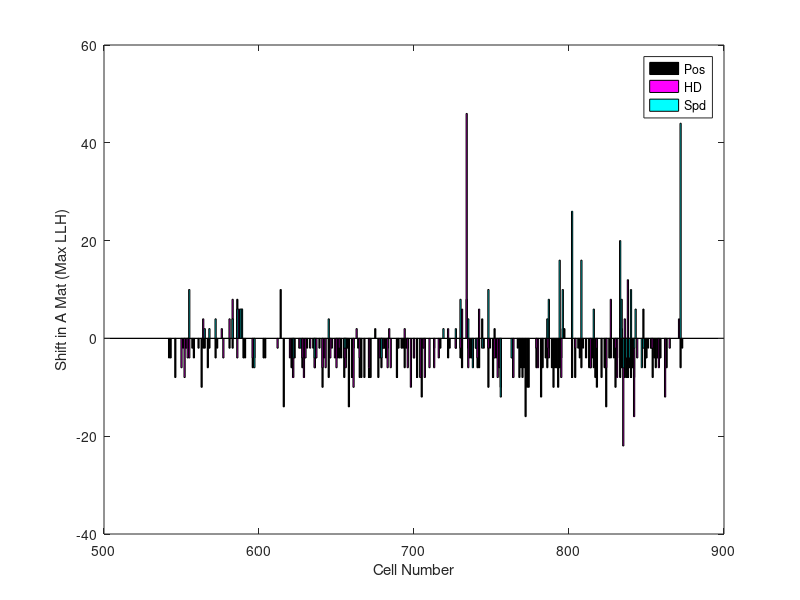
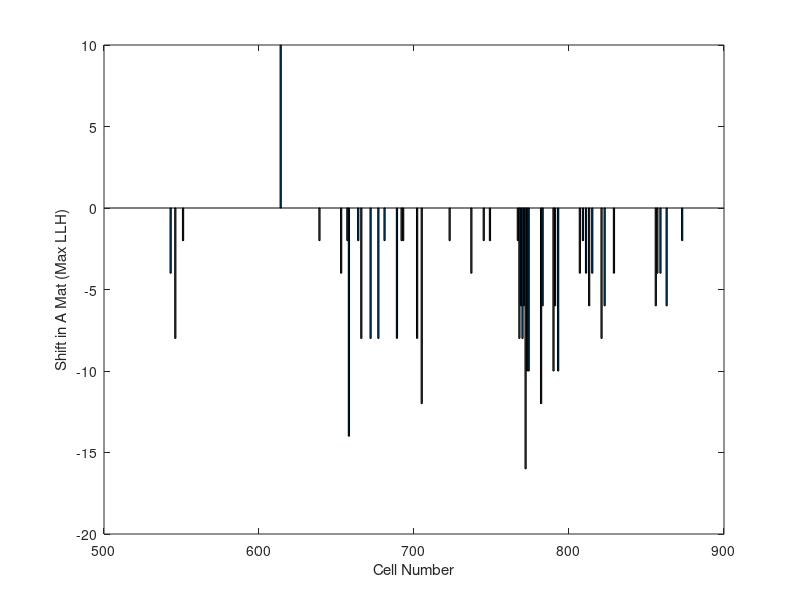
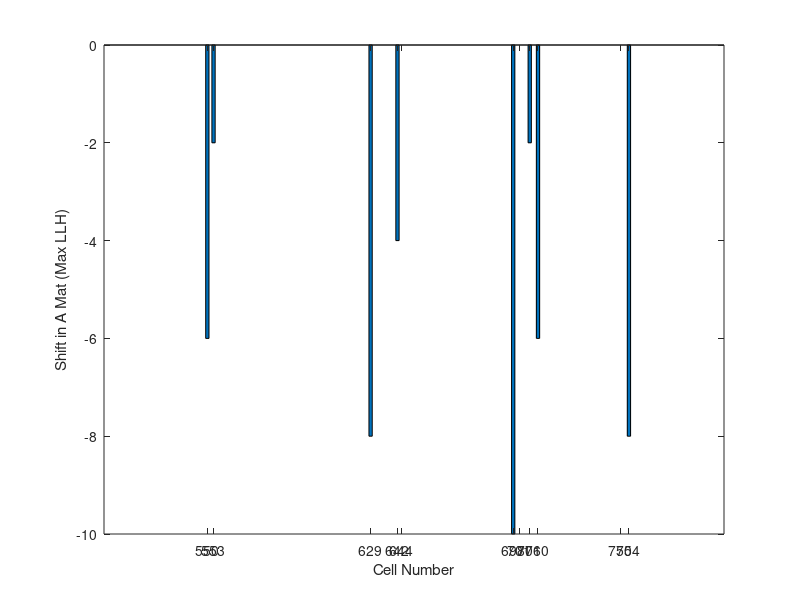
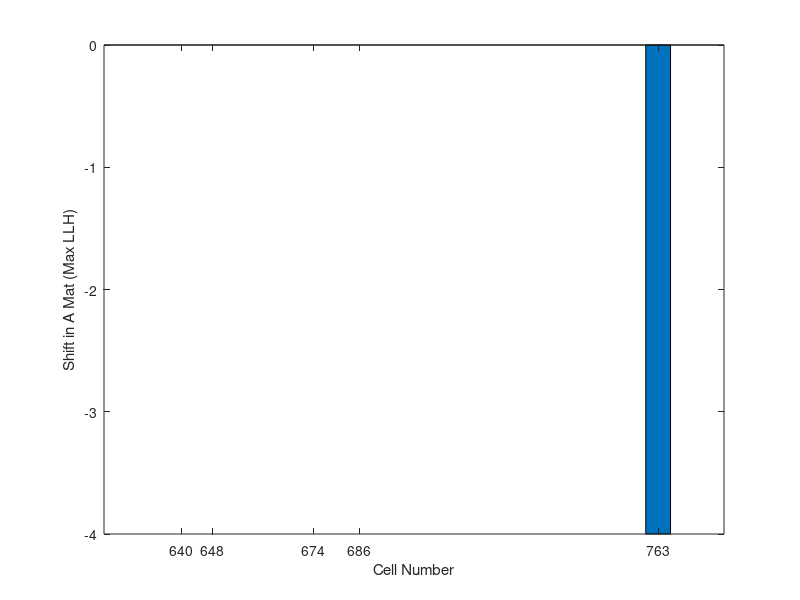

Reproduce these figures in MATLAB, in order.

%% load data

load('cellData_start542.mat'); %loads the data into the workspace

%load the cells of interest
load('encodingCells.mat');
%get rid of the crappy cells
encodingCells = encodingCells(encodingCells >= 542);

%find the indices of the significant p values for every shift

%preallocate for the significant p values and therefore shifts in the
%matrix

%% Find the significant shifts for each cell

SigAllVarShifts = AllVarShifts; %significant shifts

for i = encodingCells' %for all of the cells
   for j = numel(AllPShifts{i}) %for all the elements in the returned p vals
       if j > 0 %if there were any called shifts
            if AllPShifts{i}{j} > .05 %if the p value is not significant
                SigAllVarShifts{i}(j) = 0; %set the shift to zero
            end
       end
   end
end

%% remove empty cells

SigAllVarShiftsFilt = cell(numel(encodingCells),2); %preallocates
for k = 1:numel(encodingCells)
    SigAllVarShiftsFilt{k,2} = SigAllVarShifts{encodingCells(k)}; %in the filtered array, this will only contain non-empty vals
    SigAllVarShiftsFilt{k,1} = encodingCells(k); %places the cell name there
end

%% Count up the shifts across all cells

%here, we will plot the distribution of shifts, across all cells, for each
%of the variables: Pos, HD, and Spd

%first, filter out the empty variables

variables_allFilt = cell(numel(encodingCells),2); %preallocate for filtered variables

for i = 1:numel(encodingCells)
    variables_allFilt{i,2} = variables_all{encodingCells(i)}; %this will contain only non-empty vals
    variables_allFilt{i,1} = encodingCells(i); %puts the cell name there
end

%% organize cells into three different categories: those with Pos, HD, and Spd variables, and therefore shift data

posCells = cell(numel(encodingCells),2); %preallocate
hdCells = cell(numel(encodingCells),2);
spdCells = cell(numel(encodingCells),2);

%place the cell name and appropriate shift into the array

for f = 1:numel(encodingCells) %for all the number of cells
    for l = 1:numel(variables_allFilt{f,2}) %for all the elements in each variable cell
        if variables_allFilt{f,2}(l) == 1 %if it is Pos
            posCells{f,1} = SigAllVarShiftsFilt{f,1}; %put the cell name in the array
            posCells{f,2} = SigAllVarShiftsFilt{f,2}(l); %put the relevent shift in the array
        elseif variables_allFilt{f,2}(l) == 2 %if it is HD
            hdCells{f,1} = SigAllVarShiftsFilt{f,1}; %put the cell name into the array
            hdCells{f,2} = SigAllVarShiftsFilt{f,2}(l); %place relevant shifts in array
        elseif variables_allFilt{f,2}(l) == 3 %if it is Spd
            spdCells{f,1} = SigAllVarShiftsFilt{f,1}; %putt the cell name into array
            spdCells{f,2} = SigAllVarShiftsFilt{f,2}(l); %put the shift in array
        end
    end
end

%% Convert to matrix from cell array

posCells = cell2mat(posCells);
hdCells = cell2mat(hdCells);
spdCells = cell2mat(spdCells);

%% plot these data

figure(1);
bar(posCells(:,1),posCells(:,2),'FaceColor','k');
hold on
bar(hdCells(:,1),hdCells(:,2),'FaceColor','m');
hold on
bar(spdCells(:,1),spdCells(:,2),'FaceColor','c');
legend('Pos','HD','Spd');
xlabel('Cell Number');
ylabel('Shift in A Mat (Max LLH)');

%% examine relationships in cells between the different variables and their respective shifts\

%first, group cells based on the different possible models

posMod = cell(numel(encodingCells),2); %1
hdMod = cell(numel(encodingCells),2); %2 
spdMod = cell(numel(encodingCells),2); %3
posHdMod = cell(numel(encodingCells),2); %1 2
hdSpdMod = cell(numel(encodingCells),2); %2 3
posSpdMod = cell(numel(encodingCells),2); %1 3
posHdSpdMod = cell(numel(encodingCells),2); %1 2 3

%create arrays for the multiple models 
ph = [1 2];
hs = [2 3];
ps = [1 3];
phs = [1 2 3];

for i = 1:numel(encodingCells)
    for j = 1:numel(variables_allFilt{i,2})
        if variables_allFilt{i,2}(j) == 4
            variables_allFilt{i,2}(j) = []; %gets rid of the theta model because we dont want it
            SigAllVarShiftsFilt{i,2}(j) = []; %gets rid of the theta shift, because we also don't want it
        end
    end
    if numel(variables_allFilt{i,2}) == 1 %if there is one variable in the model, do the next line
        if variables_allFilt{i,2} == 1
            posMod{i,1} = variables_allFilt{i,1};
            posMod{i,2} = SigAllVarShiftsFilt{i,2};
        elseif variables_allFilt{i,2} == 2
            hdMod{i,1} = variables_allFilt{i,1};
            hdMod{i,2} = SigAllVarShiftsFilt{i,2};
        elseif variables_allFilt{i,2} == 3
            spdMod{i,1} = variables_allFilt{i,1};
            spdMod{i,2} = SigAllVarShiftsFilt{i,2};
        end
    elseif numel(variables_allFilt{i,2}) == 2 %if there are two variables in the model, run these lines
        if variables_allFilt{i,2} == ph
            posHdMod{i,1} = variables_allFilt{i,1};
            posHdMod{i,2} = SigAllVarShiftsFilt{i,2};
        elseif variables_allFilt{i,2} == hs
            hdSpdMod{i,1} = variables_allFilt{i,1};
            hdSpdMod{i,2} = SigAllVarShiftsFilt{i,2};
        elseif variables_allFilt{i,2} == ps
            posSpdMod{i,1} = variables_allFilt{i,1};
            posSpdMod{i,2} = SigAllVarShiftsFilt{i,2};
        end
    elseif numel(variables_allFilt{i,2}) == 3 %if there are three variables in the model, run these
        if variables_allFilt{i,2} == phs 
            posHdSpdMod{i,1} = variables_allFilt{i,1};
            posHdSpdMod{i,2} = SigAllVarShiftsFilt{i,2};
        end
    end
end


%% get rid of the empty cells

%convert from cell array to matrix

posMod = cell2mat(posMod);
hdMod = cell2mat(hdMod);
spdMod = cell2mat(spdMod);
posHdMod = cell2mat(posHdMod);
hdSpdMod = cell2mat(hdSpdMod);
posSpdMod = cell2mat(posSpdMod);
posHdSpdMod = cell2mat(posHdSpdMod);

%%display the data

%first the position
figure(2);
bar(posMod(:,1),posMod(:,2));
xlabel('Cell Number');
ylabel('Shift in A Mat (Max LLH)');


%next, HD
figure(3);
bar(hdMod(:,1),hdMod(:,2));
xlabel('Cell Number');
ylabel('Shift in A Mat (Max LLH)');

%next, spd
figure(4);
bar(spdMod(:,1),spdMod(:,2));
xlabel('Cell Number');
ylabel('Shift in A Mat (Max LLH)');


%next, posHd
figure(5);
%pos first
bar(posHdMod(:,1),posHdMod(:,2),'FaceColor','m');
hold on
%next, HD
bar(posHdMod(:,1),posHdMod(:,3),'FaceColor','g');
legend('Pos','HD');
hold off
xlabel('Cell Number');
ylabel('Shift in A Mat (Max LLH)');

%next, hdPsd
figure(6);
%hd firt
bar(hdSpdMod(:,1),hdSpdMod(:,2),'FaceColor','r');
hold on
%next, the Spd
bar(hdSpdMod(:,1),hdSpdMod(:,3),'FaceColor','c');
legend('HD','Spd');
hold off
xlabel('Cell Number');
ylabel('Shift in A Mat (Max LLH)');

%next, PosSpd
figure(7);
%first the pos
bar(posSpdMod(:,1),posSpdMod(:,2),'FaceColor','k');
hold on
%next the spd
bar(posSpdMod(:,1),posSpdMod(:,3),'FaceColor','b');
legend('Pos','Spd');
hold off
xlabel('Cell Number');
ylabel('Shift in A Mat (Max LLH)');

%last, the posHdSpd
figure(8);
%first the pos
bar(posHdSpdMod(:,1),posHdSpdMod(:,2),'FaceColor','g');
hold on
%next the Hd
bar(posHdSpdMod(:,1),posHdSpdMod(:,3),'FaceColor','r');
%next the spd
hold on
bar(posHdSpdMod(:,1),posHdSpdMod(:,4),'FaceColor','c');
legend('Pos','HD','Spd');
hold off
xlabel('Cell Number');
ylabel('Shift in A Mat (Max LLH)');








        
    
